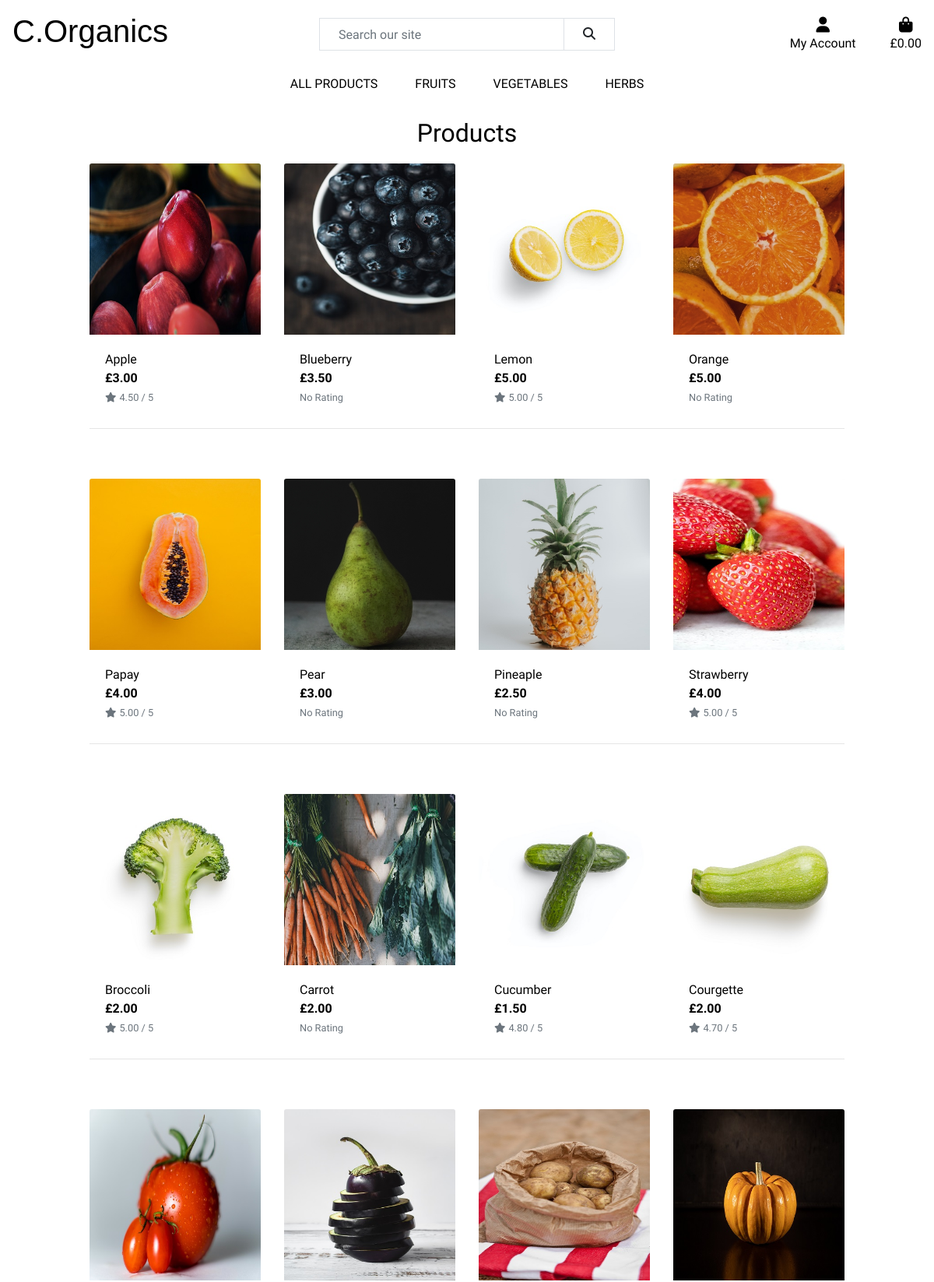
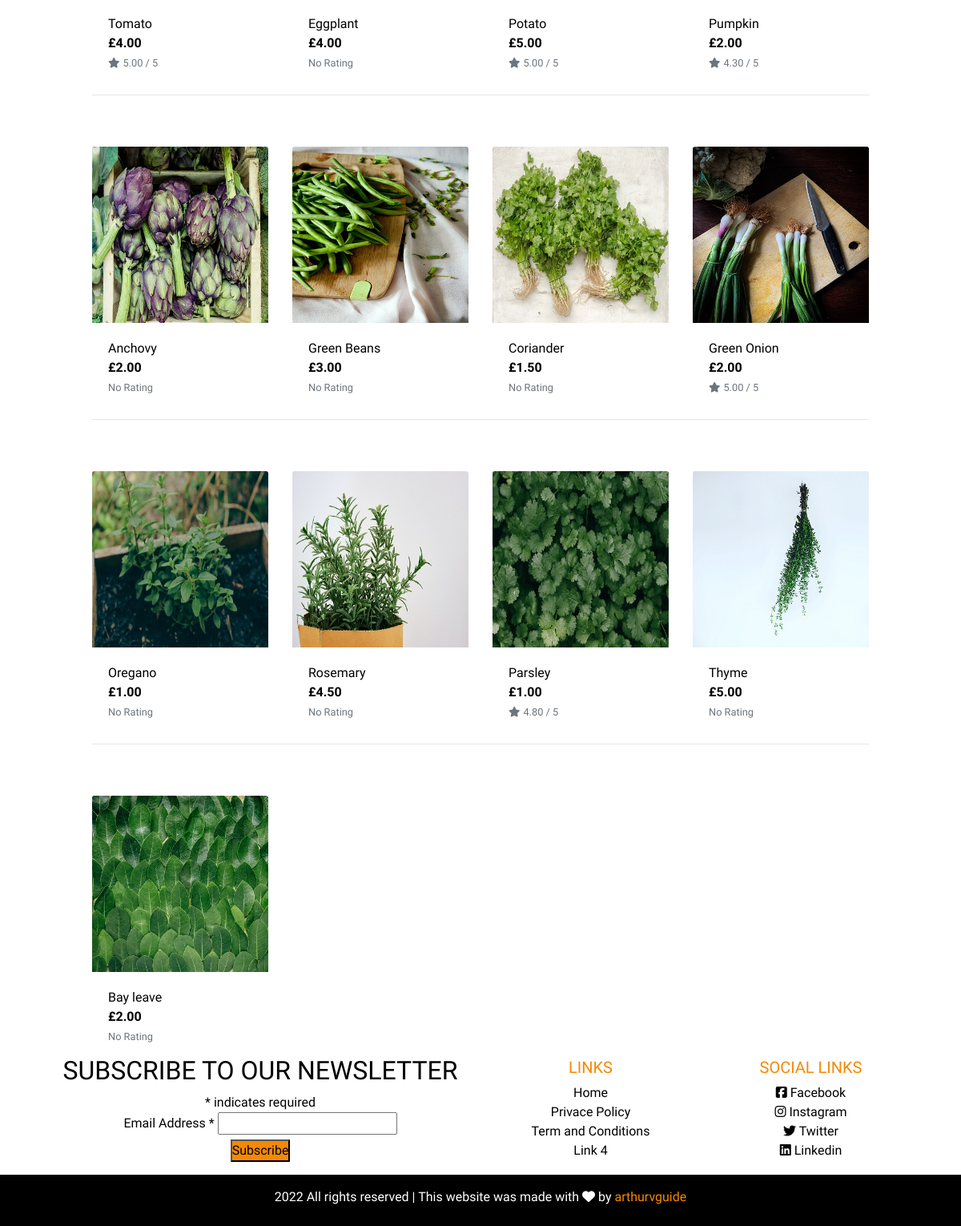
Screenshot of /products/ (signed in) with the database file from the repository (2 pictures, top to bottom).
### products/models.py (models this page shows, shortened)
class Product(models.Model):
    category = models.ForeignKey('Category', null=True, blank=True, on_delete=models.SET_NULL)
    name = models.CharField(max_length=254)
    description = models.TextField()
    price = models.DecimalField(max_digits=6, decimal_places=2)
    rating = models.DecimalField(max_digits=6, decimal_places=2, null=True, blank=True)
    image_url = models.URLField(max_length=1024, null=True, blank=True)
    image = models.ImageField(null=True, blank=True)

### products/views.py (the view, shortened to what this page needs)
# urls.py: path('', views.get_products, name='products'),
def get_products(request):
    products = Product.objects.all()
    query = None
    categories = None
    context = {
        'products': products,
        'search_term': query,
        'query_category': categories,
    }
    return render(request, 'products/products.html', context)

### products/templates/products/products.html (shortened to what this page needs)
{% extends "base.html" %}
{% load static %}
{% block content %}
    <div class="container-fluid">
        <div class="row">
            <div class="col text-center mt-3">
                <h2>Products</h2>
            </div>
        </div>
        <div class="row">
            <div class="col-10 offset-1">
                <div class="row">
                    {% for product in products %}
                        <div class="col-sm-6 col-md-6 col-lg-4 col-xl-3">
                            <div class="card h-100 border-0">
                                {% if product.image %}
                                <a href="{% url 'product_detail' product.id %}">
                                    <img class="card-img-top img-fluid" src="{{ product.image.url }}" alt="{{ product.name }}">
                                </a>
                                {% else %}
                                <a href="{% url 'product_detail' product.id %}">
                                    <img class="card-img-top img-fluid" src="/media/no-image.png" alt="{{ product.name }}">
                                </a>
                                {% endif %}
                                <div class="card-body pb-0">
                                    <p class="mb-0">{{ product.name }}</p>
                                </div>
                                <div class="card-footer bg-white pt-0 border-0 text-left">
                                    <div class="row">
                                        <div class="col">
                                            <p class="mb-0 text-left font-weight-bold">£{{ product.price }}</p>
                                            {% if product.rating %}
                                                <small class="text-muted"><i class="fas fa-star mr-1"></i>{{ product.rating }} / 5</small>
                                            {% else %}
                                                <small class="text-muted">No Rating</small>
                                            {% endif %}
                                        </div>
                                    </div>
                                </div>
                            </div>
                        </div>
                        {% if forloop.counter|divisibleby:4 %}
                            <div class="col-12 d-none d-xl-block mb-5">
                                <hr>
                            </div>
                        {% endif %}
                    {% endfor %}
                </div>
            </div>
        </div>
    </div>
{% endblock %}

### static/css/style.css (style rules this page uses)
html { height: 100%; }
body { font-family: 'K2D', sans-serif; overflow-x: hidden; color: black; }
a { color:#000; }
* { margin: 0; padding: 0px; box-sizing: border-box; }

### rows the page displays
Product: image (picture), name "Apple", price "3.00", rating "4.50"
Product: image (picture), name "Blueberry", price "3.50", shows "No Rating"
Product: image (picture), name "Lemon", price "5.00", rating "5.00"
Product: image (picture), name "Orange", price "5.00", shows "No Rating"
Product: image (picture), name "Papay", price "4.00", rating "5.00"
Product: image (picture), name "Pear", price "3.00", shows "No Rating"
Product: image (picture), name "Pineaple", price "2.50", shows "No Rating"
Product: image (picture), name "Strawberry", price "4.00", rating "5.00"
Product: image (picture), name "Broccoli", price "2.00", rating "5.00"
Product: image (picture), name "Carrot", price "2.00", shows "No Rating"
Product: image (picture), name "Cucumber", price "1.50", rating "4.80"
Product: image (picture), name "Courgette", price "2.00", rating "4.70"
Product: image (picture), name "Tomato", price "4.00", rating "5.00"
Product: image (picture), name "Eggplant", price "4.00", shows "No Rating"
Product: image (picture), name "Potato", price "5.00", rating "5.00"
Product: image (picture), name "Pumpkin", price "2.00", rating "4.30"
Product: image (picture), name "Anchovy", price "2.00", shows "No Rating"
Product: image (picture), name "Green Beans", price "3.00", shows "No Rating"
Product: image (picture), name "Coriander", price "1.50", shows "No Rating"
Product: image (picture), name "Green Onion", price "2.00", rating "5.00"
Product: image (picture), name "Oregano", price "1.00", shows "No Rating"
Product: image (picture), name "Rosemary", price "4.50", shows "No Rating"
Product: image (picture), name "Parsley", price "1.00", rating "4.80"
Product: image (picture), name "Thyme", price "5.00", shows "No Rating"
Product: image (picture), name "Bay leave", price "2.00", shows "No Rating"
